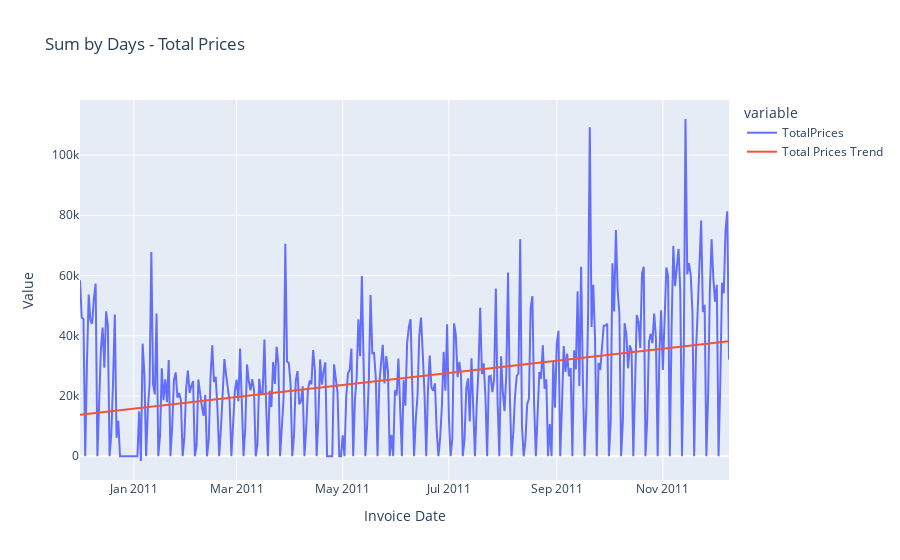

Notebook code cell kept with this figure:
### Markdown cell above
6. Bagaimana trend penjualan harian dalam satu tahun?

### Code cell
import plotly.express as px

# Plot data by day and sum the 'Quantity' and 'TotalPrices' column
sumbyday_cl_df = cl_df.groupby(pd.Grouper(key='InvoiceDate', freq='D')).sum().reset_index()

# Create the plot
fig = px.line(sumbyday_cl_df, x='InvoiceDate', y=['TotalPrices'], title='Sum by Days - Total Prices')

# Add x-axis and y-axis labels
fig.update_layout(xaxis_title='Invoice Date', yaxis_title='Value')

trend_prices = np.polyfit(sumbyday_cl_df.index, sumbyday_cl_df['TotalPrices'], 1)

fig.add_scatter(x=sumbyday_cl_df['InvoiceDate'], y=np.polyval(trend_prices, sumbyday_cl_df.index), mode='lines', name='Total Prices Trend')

# Display the plot
fig.show()

### Figure 1 — Plotly figure (JSON) as saved in the notebook; plotly's stock layout.template omitted (floating-point values rounded to 4 significant figures; data arrays with more than 128 entries replaced by an {"elided": "..."} marker saying what was removed)
{"data": [{"hovertemplate": "variable=TotalPrices<br>InvoiceDate=%{x}<br>value=%{y}<extra></extra>", "legendgroup": "TotalPrices", "line": {"color": "#636efa", "dash": "solid"}, "marker": {"symbol": "circle"}, "mode": "lines", "name": "TotalPrices", "orientation": "v", "showlegend": true, "type": "scatter", "x": {"elided": "374 str values"}, "xaxis": "x", "y": {"elided": "374 float values"}, "yaxis": "y"}, {"mode": "lines", "name": "Total Prices Trend", "type": "scatter", "x": {"elided": "374 str values"}, "y": {"elided": "374 float values"}}], "layout": {"legend": {"title": {"text": "variable"}, "tracegroupgap": 0}, "title": {"text": "Sum by Days - Total Prices"}, "xaxis": {"anchor": "y", "domain": [0, 1], "title": {"text": "Invoice Date"}}, "yaxis": {"anchor": "x", "domain": [0, 1], "title": {"text": "Value"}}}}
